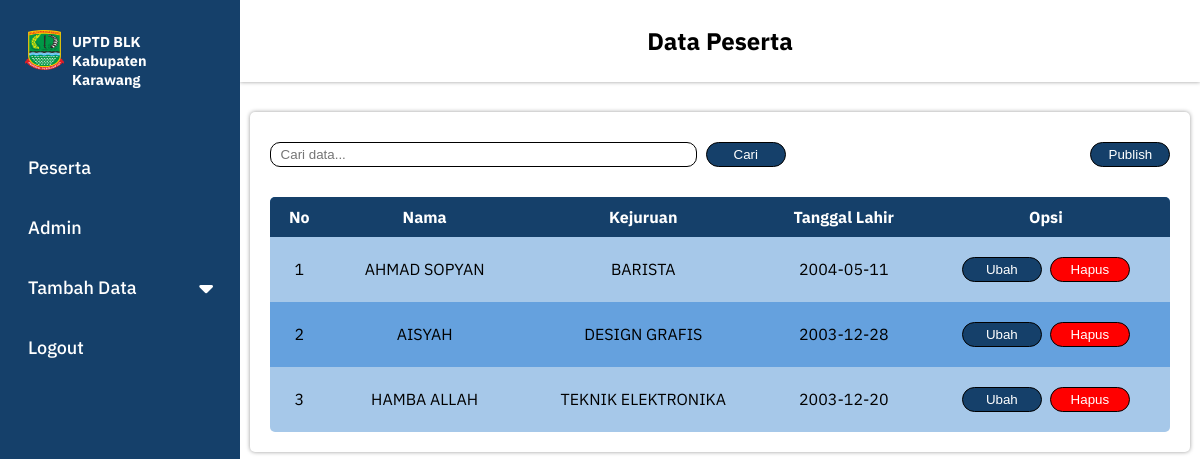
The app's page /admin/data_peserta.php (signed in) with its own data.
### tables this page shows
CREATE TABLE `tbl_peserta` (
  `id_kejuruan` int(11) NOT NULL,
  `nik` bigint(16) NOT NULL,
  `nama` varchar(100) NOT NULL,
  `tempat_lahir` varchar(100) NOT NULL,
  `tanggal_lahir` date NOT NULL,
  `jk` varchar(1) NOT NULL,
  `status_nikah` varchar(100) NOT NULL,
  `tinggi_badan` varchar(3) NOT NULL,
  `berat_badan` varchar(3) NOT NULL,
  `no_telp` varchar(14) NOT NULL,
  `email` varchar(100) NOT NULL,
  `alamat` text NOT NULL,
  `id_desa` int(11) NOT NULL,
  `id_kecamatan` int(11) NOT NULL,
  `nama_ortu` varchar(100) NOT NULL,
  `no_ortu` varchar(14) NOT NULL,
  `pendidikan` varchar(100) NOT NULL,
  `asal_sekolah` varchar(50) NOT NULL,
  `jurusan` varchar(100) NOT NULL,
  `tujuan` varchar(100) NOT NULL,
  `ktp` varchar(100) NOT NULL
);

CREATE TABLE `tbl_kejuruan` (
  `id` int(11) NOT NULL,
  `kode_kejuruan` varchar(6) NOT NULL,
  `kejuruan` varchar(200) NOT NULL,
  `pelatihan` text NOT NULL
);

### admin/function.php (called while the page is built, shortened)
<?php
$conn = mysqli_connect("localhost", "root", "", "db_blkkarawang");
function query($query)
{
    global $conn;
    $result = mysqli_query($conn, $query);
    $rows = [];
    while ($row = mysqli_fetch_assoc($result)) {
        $rows[] = $row;
    }
    return $rows;
}

### admin/data_peserta.php (the view, shortened to what this page needs)
<?php
require 'function.php';
include 'sidebar.php';
$peserta = query("SELECT * FROM tbl_peserta, tbl_kecamatan, tbl_desa, tbl_kejuruan, tbl_sekolah
    WHERE
        tbl_peserta.id_kecamatan =  tbl_kecamatan.id &&
        tbl_peserta.id_desa = tbl_desa.id &&
        tbl_peserta.id_kejuruan = tbl_kejuruan.id &&
        tbl_peserta.asal_sekolah = tbl_sekolah.npsn ORDER BY nama ASC");
?>
<!DOCTYPE html>
<html lang="en">
<head>
    <link rel="stylesheet" href="../css/tambah_data.css?v=<?php echo time(); ?>">
</head>
<body>
    <div class="container">
        <div class="sub_container">
            <div class="header">
                <h2>Data Peserta</h2>
            </div>
            <div class="box">
                <div class="content">
                    <form action="" method="post">
                        <div class="menu">
                            <div class="search">
                                <input type="text" name="search" id="search" autocomplete="off" placeholder="Cari data...">
                                <button type="submit" name="cari" id="cari">Cari</button>
                            </div>
                            <div class="publish">
                                <button type="submit" name="publish" id="publish"><a href="index.php">Publish</a></button>
                            </div>
                        </div>
                    </form>
                    <br>
                    <div class="t_body">
                        <table border="0" cellpadding="10" cellspacing="0" width="100%">
                            <tr>
                                <th>No</th>
                                <th>Nama</th>
                                <th>Kejuruan</th>
                                <th>Tanggal Lahir</th>
                                <th>Opsi</th>
                            </tr>
                            <?php $i = 1; ?>
                            <?php foreach ($peserta as $row) : ?>
                                <tr>
                                    <td><?= $i; ?></td>
                                    <td><?= $row["nama"]; ?></td>
                                    <td><?= $row["kejuruan"]; ?></td>
                                    <td><?= $row["tanggal_lahir"]; ?></td>
                                    <td class="action-btn">
                                        <button type="submit" name="submit" id="ubah"><a href="ubah_data_peserta.php?nik=<?= $row["nik"]; ?>">Ubah</a></button>
                                        <button type="submit" name="submit" id="hapus"><a href="hapus_data_peserta.php?nik=<?= $row["nik"]; ?>" onclick="return confirm('yakin menghapus data ini?')">Hapus</a></button>
                                    </td>
                                </tr>
                                <?php $i++; ?>
                            <?php endforeach; ?>
                        </table>
                    </div>
                </div>
            </div>
        </div>
    </div>
</body>
</html>

### css/sidebar.css (style rules this page uses)
body { padding: 0; margin: 0; }

### css/tambah_data.css (style rules this page uses)
body { font-family: "IBM Plex Sans", sans-serif; margin: 0; padding: 0; }
div.container { width: 100%; }
div.sub_container { width: 80%; margin-left: 20%; }
div.header { margin: 0 0 30px 0; text-align: center; padding: 5px; background-color: white; color: black; box-shadow: 0 0 4px rgba(0, 0, 0, 0.4); }
div.box { max-width: 98%; margin: 5px auto; border-radius: 5px; box-shadow: 0 0 4px rgba(0, 0, 0, 0.4); }
div.content { padding: 20px; box-sizing: border-box; overflow: hidden; }
div.menu { display: flex; justify-content: space-between; }
div.search { width: 90%; }
input { width: 50%; padding: 4px 10px; border: 1px solid black; border-radius: 10px; }
div.t_body { overflow: auto; border-radius: 5px; }
table { width: 100%; }
table tr th { background-color: #15406a; color: white; text-align: center; }
table tr td { padding-left: 20px; padding-right: 20px; text-align: center; }
table tr:nth-child(odd) { background-color: #65a1de; }
table tr:nth-child(even) { background-color: #a6c8e9; }
td.action-btn { display: flex; justify-content: center; align-items: center; gap: 8px; }
button { margin: 10px 0; width: 80px; border: 1px solid black; height: 25px; cursor: pointer; border-radius: 15px; transition: all 0.2s; }
button a { text-decoration: none; color: white; }
button#cari, button#tambah, button#ubah, button#publish { background-color: #15406a; color: white; }
button#cari { margin-left: 5px; }
button#hapus { background-color: red; }

### records on screen
tbl_peserta: nama "AHMAD SOPYAN", id_kejuruan.kejuruan "BARISTA", tanggal_lahir "2004-05-11"
tbl_peserta: nama "AISYAH", id_kejuruan.kejuruan "DESIGN GRAFIS", tanggal_lahir "2003-12-28"
tbl_peserta: nama "HAMBA ALLAH", id_kejuruan.kejuruan "TEKNIK ELEKTRONIKA", tanggal_lahir "2003-12-20"
